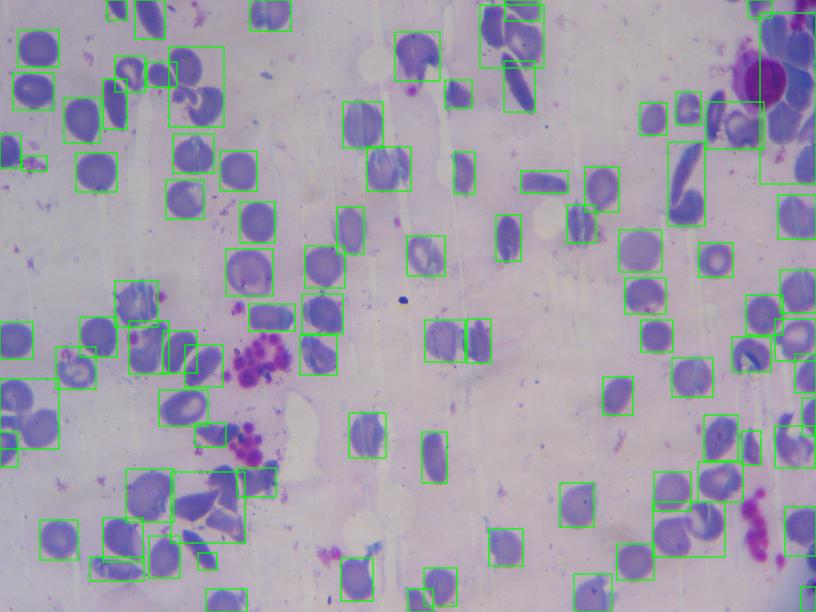
%> input picture Imagenes/001ConBoundingBox.jpg, 816 x 612 px
$ octave --eval "result = EliminarWBC(imread('../Imagenes/001ConBoundingBox.jpg'));"   (GNU Octave 9; MATLAB toolbox functions it lacks are replaced by stand-ins)
%> lines starting %> are read from the running program, lines starting %| are printed output that depends on the picture; in (x1, y1, x2, y2) boxes, pixels count from 0 and x2, y2 are one past the last pixel; in counts of white or black regions, pixels touching at a corner belong together; the program's own positions count from 1
### Runtime/rgb2cmyk.m
function c = rgb2cmyk(c)

s = size(c);
%> s = [153 204 3]
n = size(s,2);
%> n = 3
m = s(2+(n==3));
%> m = 3

if ~( isnumeric(c) & any( n == [ 2  3 ]) & ...
      any( m == [ 3  4 ] ) )
    error('Input must be a RGB or CMYK ColorMatrice.');
end

if isempty(c)
   return
end

u8 = strcmp(class(c),'uint8');
%> u8 = true
if u8
   c = double(c)/255;
end

sub = { ':'  ':' };
sub = sub(1:(1+(n==3)));
%> sub = {':', ':'}

if m == 3
   c = 1 - c;
   k = min(c,[],n);
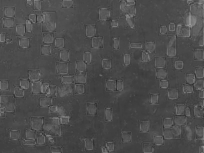
%> k: size 153x204 double; min 0.149, max 0.604, mean 0.302
   c = c - k(sub{:},[1 1 1]);
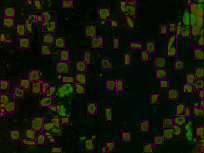
%> c: size 153x204x3 double; mean R, G, B 0.0706, 0.0808, 0.0252
   c = cat( n , c , k );
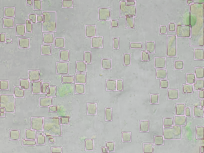
%> c: size 153x204x4 double; mean R, G, B, A 0.0706, 0.0808, 0.0252, 0.302; transparent parts drawn white

else
   c = 1 - ( c(sub{:},[1 2 3]) + c(sub{:},[4 4 4]) );
end

if u8
   c = uint8(round(c*255));
%> c: size 153x204x4 uint8
end

end


### Runtime/EliminarWBC.m
function im = EliminarWBC(im)
im=imresize(im,0.25);
%CMYK
imcmyk = rgb2cmyk(im);
cyan = imcmyk(:, :, 1);
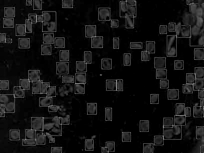
%> cyan: size 153x204 uint8; min 0, max 136, mean 18
magenta = imcmyk(:, :, 2);
yellow = imcmyk(:, :, 3);
black = imcmyk(:, :, 4);


%prueba
result = magenta;
[n, m] = size(magenta);
%> n = 153; m = 204
umbralRBC = [0 85];
aux = double(zeros(size(magenta)));
for j=1 : n
    for k=1 : m
        if magenta(j, k) < umbralRBC(1) || magenta(j, k) > umbralRBC(2)
            aux(j, k) = 1;
        end
    end
end
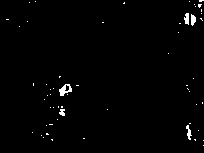
%> aux: size 153x204 double; values 0 (black) and 1 (white), 1.1% white; 58 white regions (53 under 20 px), largest, box (x1, y1, x2, y2) and area: (59, 84, 72, 96) 83, (184, 13, 189, 25) 45, (191, 14, 196, 26) 44, (186, 125, 192, 140) 44, (59, 109, 65, 116) 31

SE = strel('disk', 2);
imo = imopen(aux, SE);
%> imo: size 153x204 double; values 0 (black) and 1 (white), 0.33% white; 4 white regions (2 under 20 px), largest, box (x1, y1, x2, y2) and area: (59, 86, 66, 96) 43, (191, 15, 196, 24) 33
SE = strel('disk', 10);
imc = imclose(imo, SE);
%> imc: size 153x204 double; values 0 (black) and 1 (white), 0.39% white; 3 white regions (1 under 20 px), largest, box (x1, y1, x2, y2) and area: (184, 15, 196, 24) 64, (59, 86, 66, 96) 44
SE = strel('disk', 5);
imd = imdilate(imc, SE);
%> imd: size 153x204 double; values 0 (black) and 1 (white), 1.9% white; 3 white regions, box (x1, y1, x2, y2) and area: (180, 11, 200, 28) 260, (55, 82, 70, 100) 208, (56, 107, 69, 120) 129

for j=1 : n
    for k=1 : m
         if imd(j, k) == 1
             result(j, k) = 0;
         end
    end
end
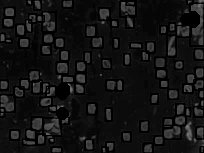
%> result: size 153x204 uint8; min 0, max 120, mean 19.4

imb = imbinarize(result);
%> imb: size 153x204 logical; 17.8% white; 149 white regions (61 under 20 px), largest, box (x1, y1, x2, y2) and area: (191, 4, 204, 45) 264, (44, 118, 61, 135) 150, (1, 95, 14, 111) 136
SE = strel('disk', 4);
imo = imopen(imb, SE);
%> imo: size 153x204 logical; 7% white; 41 white regions, largest, box (x1, y1, x2, y2) and area: (32, 118, 42, 130) 95, (191, 4, 203, 14) 90, (57, 63, 68, 73) 89
result = magenta;
for j=1 : n
    for k=1 : m
         if imo(j, k) == 0
             result(j, k) = 0;
         end
    end
end
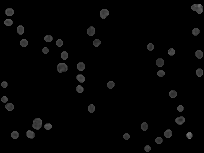
%> result: size 153x204 uint8; min 0, max 116, mean 4.3

im=result;

end

$ run again, on Imagenes/Comparción FR vs FR+Ec.PNG
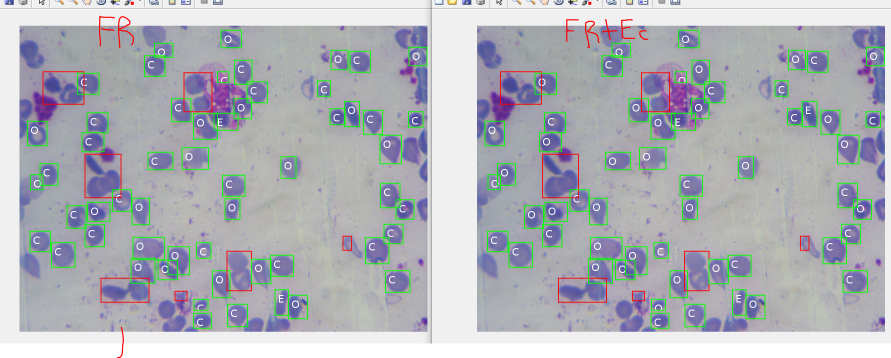
%> input picture Imagenes/Comparción FR vs FR+Ec.PNG, 1782 x 716 px (shown at 1/2 size)
%> after the loop in EliminarWBC, `for j=1 : n`:
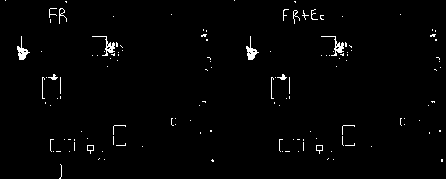
%> aux: size 179x446 double; values 0 (black) and 1 (white), 1.5% white in thin lines or dots
%> imc: size 179x446 double; values 0 (black) and 1 (white), 0.27% white; 5 white regions (2 under 20 px), largest, box (x1, y1, x2, y2) and area: (17, 47, 27, 60) 84, (247, 47, 256, 60) 73, (336, 45, 344, 53) 31
%> imd: size 179x446 double; values 0 (black) and 1 (white), 1.3% white; 5 white regions, box (x1, y1, x2, y2) and area: (13, 43, 31, 64) 292, (243, 43, 260, 64) 273, (332, 41, 348, 57) 185, (106, 41, 119, 54) 129, (277, 71, 290, 84) 129
%> imb: size 179x446 logical; 15.6% white; 300 white regions (153 under 20 px), largest, box (x1, y1, x2, y2) and area: (42, 73, 61, 100) 327, (91, 32, 116, 56) 296, (271, 77, 290, 100) 275
%> after the loop in EliminarWBC, `for j=1 : n`:
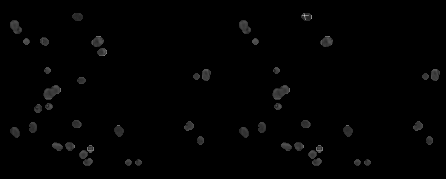
%> result: size 179x446 uint8; min 0, max 199, mean 2.4
